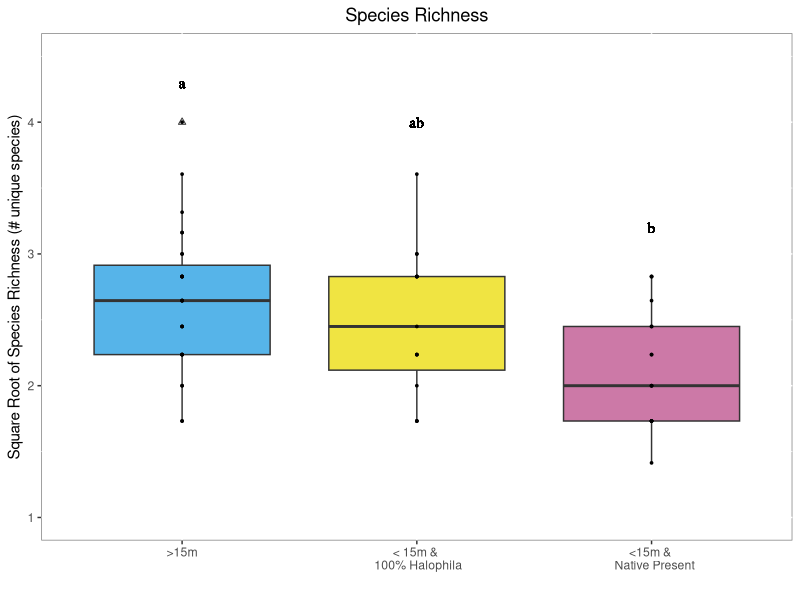
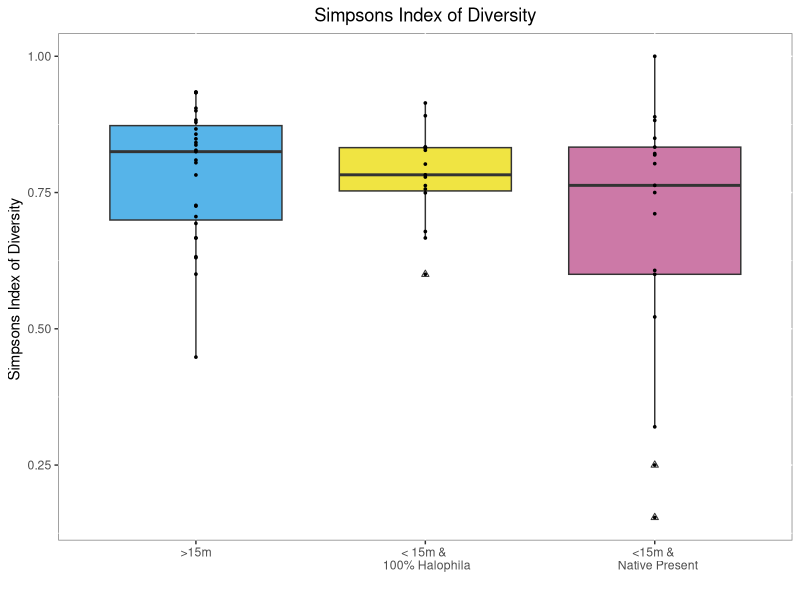
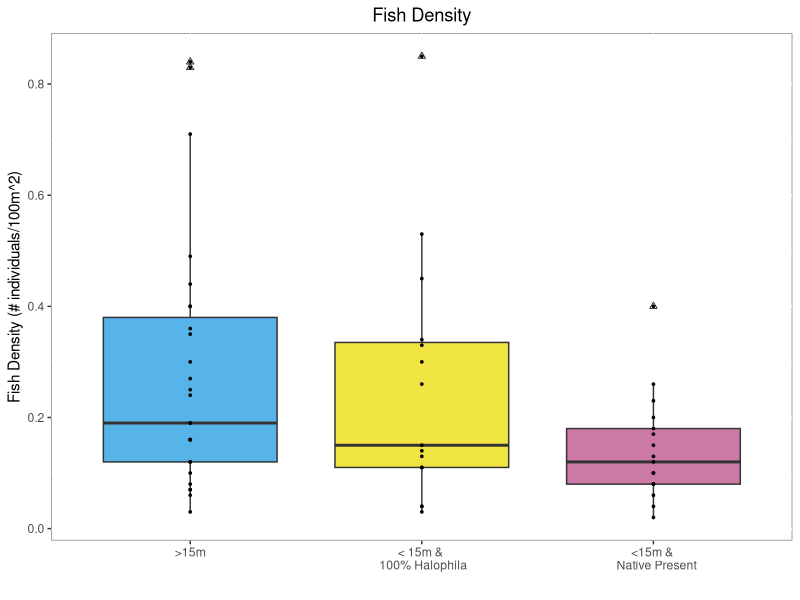

Write R code to recreate these figures, in order. (Note: this script raises an error after producing the figures.)
## ---- chunk 1
library(tidyverse)

finaldiversityplots<- read.csv("Data/WeFixedItAnalyzeMe.csv")

#adding a column for fish density, total number of fish divided by the area of the transect
finaldiversityplots<-finaldiversityplots%>%
  mutate(density=N/100)

#add the column with the square root of richness because we transfromed the data for the species richness data for the ANOVA 

finaldiversityplots$rsqrt<-(sqrt(finaldiversityplots$Species_Richness))

#add our seagrass categories to the dataframe
finaldiversityplots<-finaldiversityplots %>% 
  mutate(totalgrass= (PCovHalophila+
                      PCovThalassia+
                      PCovHalodule+
                      PCovSyringodium)) %>% 
  mutate(PerHalTotal=(PCovHalophila/totalgrass))

##Nas were generated on three transects where there was no seagrass we are only interested in looking at the differences when seagrass is present, removing these three transects
finaldiversityplots<-finaldiversityplots%>%
  filter(totalgrass!=0)

##Make the depth bin categories, we know that deeper than 15 meters there is no native seagrasses, and we want to separate the transects below 15 meters into two groups, ones that are 100% halophila, and ones that are not 100% halophila and contain native seagrasses, and then select for column that we need for further analysis


finaldiversityplots<- finaldiversityplots%>% 
       mutate(dhcat = case_when((depth >= 15.0) ~ "deep",
                                (depth <= 15.0 & PerHalTotal == 1.0) ~ "hal",
                                (depth <= 15.0 & PerHalTotal < 1.0) ~ "native" ))


#species richness plot first

RichnessFinal<-finaldiversityplots%>%
    ggplot(names=labels, aes(x=dhcat, y=rsqrt, fill=dhcat))+
  geom_boxplot(outlier.shape=2)+#change the shape of outliers
  geom_point(size=0.6)+#adds the points onto plot in single line
  xlab(" ")+#no x axis labels 
  ylab("Square Root of Species Richness (# unique species)")+#no y axis lables
  ggtitle("Species Richness")+
  scale_fill_manual(name = "Category", labels = c(">15m", "< 15m & 100% Halophila","< 15m & Native Present"),values = c("#56B4E9","#F0E442","#CC79A7"))+#pick the colors
  scale_x_discrete(labels=c(">15m", "< 15m & \n 100% Halophila","<15m & \n  Native Present"))+
  geom_text(aes(family="serif", fontface="plain"),x= "deep" , y=4.3, label="a")+#add first letter, family and fontface change font and remove bold
  geom_text(aes(family="serif", fontface="plain", label="ab"),x= "hal" , y=4.0)+#add second letter
  geom_text(aes(family="serif", fontface="plain"), x= "native" , y=3.2, label="b")+#add third letter 
    ylim(1,4.5)+#manually set y axis 
  theme(legend.position="none",panel.background = element_rect(fill = "white", colour = "grey50"),plot.title = element_text(hjust = 0.5))#no legend, gridlines or grey background, centered title

  
 

RichnessFinal

#simpsons diversity plot

SimpsonsFinal<-finaldiversityplots%>%
    ggplot(names=labels, aes(x=dhcat, y=simpsons, fill=dhcat))+
  geom_boxplot(outlier.shape=2)+#change the shape of outliers
  geom_point(size=0.6)+#adds the points onto plot in single line
  xlab(" ")+#no x axis labels 
  ylab("Simpsons Index of Diversity ")+#no y axis lables
  ggtitle("Simpsons Index of Diversity")+
  scale_fill_manual(name = "Category", labels = c(">15m", "< 15m & 100% Halophila","< 15m & Native Present"),values = c("#56B4E9","#F0E442","#CC79A7"))+#pick the colors
  scale_x_discrete(labels=c(">15m", "< 15m & \n 100% Halophila","<15m & \n  Native Present"))+ 
  theme(legend.position="none",panel.background = element_rect(fill = "white", colour = "grey50"),plot.title = element_text(hjust = 0.5))#no gridlines or grey background, centered title
 
SimpsonsFinal

#Density Plot

DenseFinal<-finaldiversityplots%>%
    ggplot(names=labels, aes(x=dhcat, y=density, fill=dhcat))+
  geom_boxplot(outlier.shape=2)+#change the shape of outliers
  geom_point(size=0.6)+#adds the points onto plot in single line
  xlab(" ")+#no x axis labels 
  ylab("Fish Density (# individuals/100m^2)")+#no y axis lables
  ggtitle("Fish Density")+
  scale_fill_manual(name = "Category", labels = c(">15m", "< 15m & 100% Halophila","< 15m & Native Present"),values = c("#56B4E9","#F0E442","#CC79A7"))+#pick the colors
  scale_x_discrete(labels=c(">15m", "< 15m & \n 100% Halophila","<15m & \n  Native Present"))+ 
  theme(legend.position="none",panel.background = element_rect(fill = "white", colour = "grey50"),plot.title = element_text(hjust = 0.5))#no legend, gridlines or grey background, centered title
 
DenseFinal

#Three Plots Combined

DiversityPlot<-RichnessFinal+DenseFinal+SimpsonsFinal

DiversityPlot
